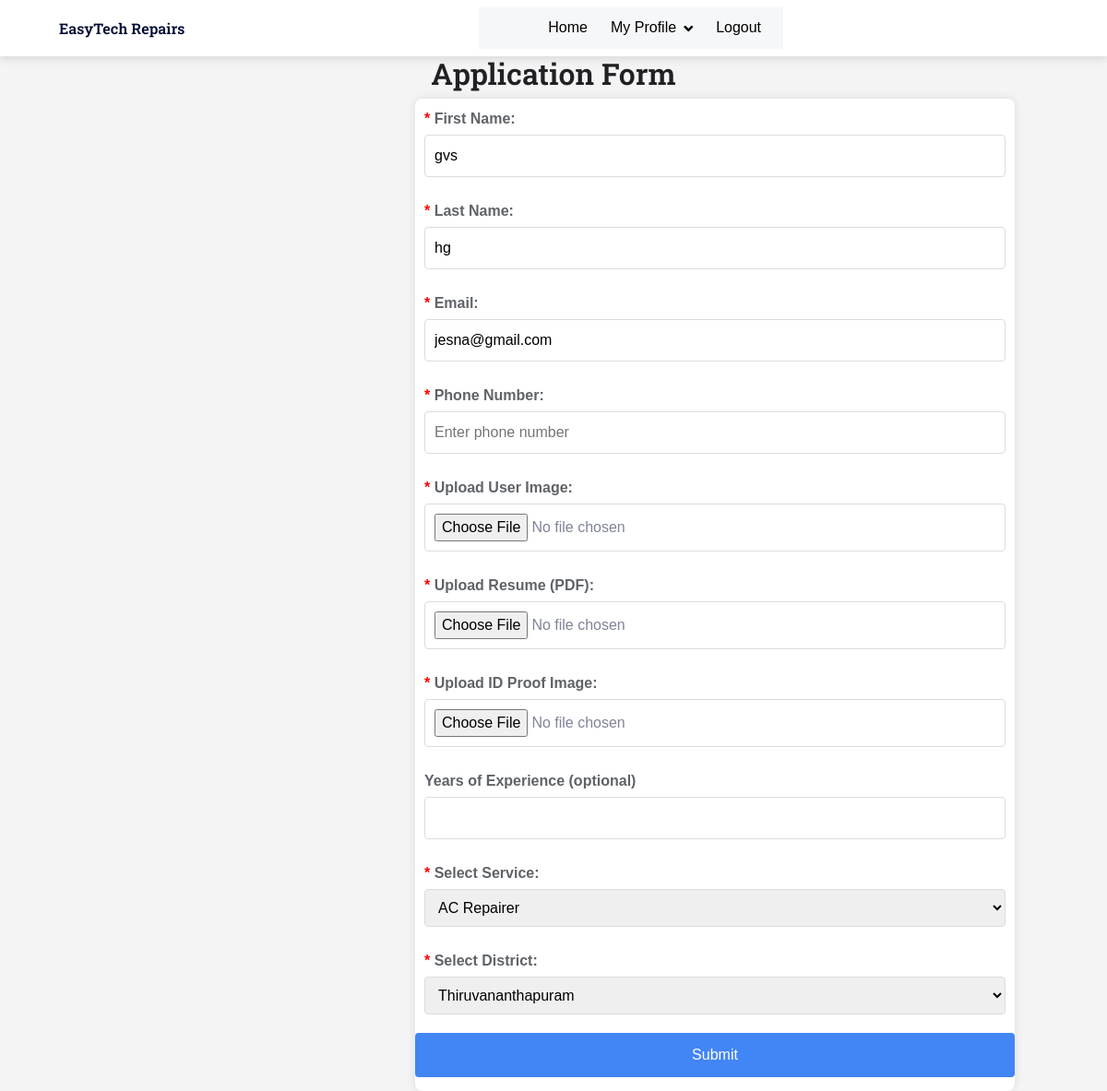
The page /application/ (signed in) on the database its author committed.
### app1/models.py (models this page shows, shortened)
class UserProfile(models.Model):
    user = models.OneToOneField(CustomUser, on_delete=models.CASCADE)
    image = models.ImageField(upload_to='profile_images/', blank=True, null=True)
    first_name = models.CharField(max_length=255, blank=True, null=True)
    last_name = models.CharField(max_length=255, blank=True, null=True)
    mobile = models.CharField(max_length=15, blank=True, null=True)
    address = models.TextField(blank=True, null=True)
    job_title = models.CharField(max_length=255, blank=True, null=True)
    company_name = models.CharField(max_length=255, blank=True, null=True)
    education_field = models.CharField(max_length=50, blank=True, null=True)

class CustomUser(AbstractUser):
    user_type = models.CharField(max_length=20)  # Add any additional fields you need

### app1/views.py (the view, shortened to what this page needs)
# urls.py: path('application/', views.application, name='application'),
@login_required(login_url='login')
def application(request):
    user = request.user
    custom_user = get_object_or_404(CustomUser, id=user.id)
    user_profile, created = UserProfile.objects.get_or_create(user=user)
    first_name = user_profile.first_name
    last_name = user_profile.last_name
    email = custom_user.email
    phone_number = user_profile.mobile
    technician_profiles = TechnicianProfile.objects.all()
    return render(request, 'application.html', {
        'first_name': first_name,
        'last_name': last_name,
        'email': email,
        'phone_number': phone_number,
    })

### templates/application.html (shortened to what this page needs)
{% load static %}
<!DOCTYPE html>
<html lang="en">
<head>
    <link href="https://cdnjs.cloudflare.com/ajax/libs/font-awesome/5.10.0/css/all.min.css" rel="stylesheet">
    <link href="https://cdn.jsdelivr.net/npm/bootstrap-icons@1.4.1/font/bootstrap-icons.css" rel="stylesheet">
    <link href="{% static 'lib/animate/animate.min.css'%}" rel="stylesheet">
    <link href="{% static 'lib/owlcarousel/assets/owl.carousel.min.css'%}" rel="stylesheet">
    <link href="{% static 'css/bootstrap.min.css'%}" rel="stylesheet">
    <link href="" rel="stylesheet">
</head>
<body>
<nav class="navbar navbar-expand-lg bg-white navbar-light sticky-top px-4 px-lg-5">
    <a href="{% url 'index' %}" class="navbar-brand d-flex align-items-center">
        <h6 class="m-0"><img class="img-fluid me-3" src="{% static 'img/icon/icon-02-primary.png'%}" alt="">EasyTech Repairs</h6>
    </a>
    <div class="collapse navbar-collapse" id="navbarCollapse">
        <div class="navbar-nav mx-auto bg-light pe-4 py-3 py-lg-0">
            <a href="{% url 'technician_profile' %}" class="nav-item nav-link active" style="color: black;">Home</a>
            <div class="nav-item dropdown">
                <a href="#" class="nav-link dropdown-toggle" data-bs-toggle="dropdown" id="myProfileLink" style="color: black;">My Profile</a>
            </div>
            <a href="{% url 'logout' %}" class="nav-item nav-link" id="logout-link" style="color: black;">Logout</a>
        </div>
    </div>
</nav>
<h2>Application Form</h2>
<form action="" method="post" enctype="multipart/form-data">
<label for="firstName">First Name:</label>
<input type="text" id="first_name" name="first_name" value="{{ first_name }}" required>
<label for="lastName">Last Name:</label>
<input type="text" id="last_name" name="last_name" value="{{ last_name }}" required>
    <label for="email">Email:</label>
    <input type="email" id="email" name="email" value="{{ email }}" required readonly>
    <label for="number">Phone Number:</label>
    <input type="tel" id="number" name="number" placeholder="Enter phone number" required>
    <label for="userImage">Upload User Image:</label>
    <input type="file" id="tech_image" name="tech_image" accept="image/*" required>
    <label for="resume">Upload Resume (PDF):</label>
    <input type="file" id="resume" name="resume" accept=".pdf" required>
    <label for="idProof">Upload ID Proof Image:</label>
    <input type="file" id="idProof" name="idProof" accept="image/*" required>
    <label for="experience" class="optional-label">Years of Experience (optional)</label>
<input type="number" id="experience" name="experience">
    <label for="service">Select Service:</label>
    <select id="service" name="service" required>
        <option value="AC Repairer">AC Repairer</option>
    </select>
<label for="district">Select District:</label>
<select id="district" name="district" required>
<option value="Thiruvananthapuram">Thiruvananthapuram</option>
</select>
    <input type="submit" value="Submit">
</form>
</body>
</html>

### templates/application.html (style rules this page uses)
body { font-family: 'Arial', sans-serif; background-color: #f8f9fa; text-align: center; margin: 50px; }
form { max-width: 650px; margin-left: 450px; border-radius: 8px; box-shadow: 0 0 10px rgba(0, 0, 0, 0.1); background-color: #fff; }
body { font-family: 'Arial', sans-serif; background-color: #f4f4f4; margin: 0; padding: 0; display: flex; flex-direction: column; }
nav { background-color: #fff; box-shadow: 0 4px 8px rgba(0, 0, 0, 0.1); z-index: 1000; }
h2 { color: #202124; }
label { display: block; margin-top: 10px; font-weight: bold; color: #5f6368; text-align: left; }
label::before { content: '* '; color: red; margin-left: 10px; }
.optional-label::before { content: ''; }
input, select { width: calc(100% - 20px); padding: 10px; margin-top: 5px; margin-bottom: 15px; border: 1px solid #dadce0; border-radius: 4px; box-sizing: border-box; }
input[type="submit"] { width: 100%; background-color: #4285f4; color: white; padding: 12px; border: none; border-radius: 4px; cursor: pointer; }
.navbar .navbar-nav .nav-link { margin-left: 25px; padding: 10px 0; color: #696E77; font-weight: 400; outline: none; }
.navbar .navbar-nav .nav-link:hover, .navbar .navbar-nav .nav-link.active { color: var(--primary); }
.navbar .dropdown-toggle::after { border: none; content: "\f107"; font-family: "Font Awesome 5 Free"; font-weight: 900; vertical-align: middle; margin-left: 8px; }

### rows shown on the page
UserProfile: first_name "gvs", last_name "hg"
CustomUser: email "jesna@gmail.com"
